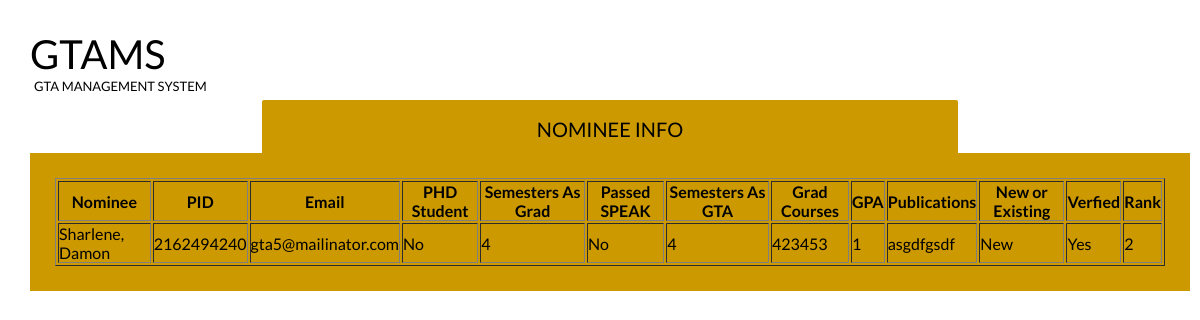
/nomineeInfo.php?pid=2162494240 (signed in), run on the app's committed database.
### tables this page shows
CREATE TABLE `nomination` (
  `nominatorLogin` varchar(50) NOT NULL,
  `pid` varchar(20) NOT NULL,
  `ranking` int(11) NOT NULL,
  `timestamp` datetime NOT NULL,
  `sessionid` varchar(20) NOT NULL,
  `verified` tinyint(4) NOT NULL DEFAULT '0',
  `responded` tinyint(4) NOT NULL DEFAULT '0'
);

CREATE TABLE `gtanominee` (
  `advisor` varchar(70) DEFAULT NULL,
  `nomineeName` varchar(70) DEFAULT NULL,
  `pid` varchar(20) NOT NULL,
  `nomineeEmail` varchar(255) DEFAULT NULL,
  `nomineePhone` varchar(10) DEFAULT NULL,
  `isPHDStudent` int(11) DEFAULT NULL,
  `semestersAsGrad` int(11) DEFAULT NULL,
  `passedSpeak` int(11) DEFAULT NULL,
  `semestersAsGTA` int(11) DEFAULT NULL,
  `gradCourses` varchar(255) DEFAULT NULL,
  `gpa` float DEFAULT NULL,
  `publications` varchar(255) DEFAULT NULL,
  `newlyAdmitted` tinyint(1) DEFAULT NULL
);

### nomineeInfo.php (the view, shortened to what this page needs)
<link rel="stylesheet" type="text/css" href="DBHomeStyle.css">
<h1>GTAMS <span>GTA Management System</span></h1>
<ul class="tabs">
    <li>
        <label for="tab3">Nominee Info</label>
        <div id="tab-content3" class="tab-content" align="center">
            <?php
            include 'connect.php';
			$nomineeQuery = mysqli_query($con, "SELECT * FROM gtanominee INNER JOIN nomination ON gtanominee.pid=nomination.pid WHERE gtanominee.pid='{$_GET['pid']}' AND sessionid='{$_SESSION['sessionid']}'");
			$nomineeInfo = mysqli_fetch_array($nomineeQuery);
			echo "<table border='1'>
					<tr>
                    <th>Nominee</th>
                    <th>PID</th>
					<th>Email</th>
					<th>PHD Student</th>
					<th>Semesters As Grad</th>
					<th>Passed SPEAK</th>
					<th>Semesters As GTA</th>
					<th>Grad Courses</th>
					<th>GPA</th>
					<th>Publications</th>
					<th>New or Existing</th>
					<th>Verfied</th>
					<th>Rank</th></tr>";
			echo "<td>" . $nomineeInfo['nomineeName'] . "</td>";
			echo "<td>" . $nomineeInfo['pid'] . "</td>";
			echo "<td>" . $nomineeInfo['nomineeEmail'] . "</td>";
			if($nomineeInfo['isPHDStudent']){
				echo "<td>Yes</td>";
			}else{
				echo "<td>No</td>";
			}
			echo "<td>" . $nomineeInfo['semestersAsGrad'] . "</td>";
			if($nomineeInfo['passedSpeak']){
				echo "<td>Yes</td>";
			}else{
				echo "<td>No</td>";
			}
			echo "<td>" . $nomineeInfo['semestersAsGTA'] . "</td>";
			echo "<td>" . $nomineeInfo['gradCourses'] . "</td>";
			echo "<td>" . $nomineeInfo['gpa'] . "</td>";
			echo "<td>" . $nomineeInfo['publications'] . "</td>";
			if($nomineeInfo['newlyAdmitted']){
				echo "<td>New</td>";
			}else{
				echo "<td>Existing</td>";
			}
			if($nomineeInfo['verified']){
				echo "<td>Yes</td>";
			}else{
				echo "<td>No</td>";
			}
			echo "<td>" . $nomineeInfo['ranking'] . "</td>";
            ?>
            </table>
        </div>
    </li>
</ul>

### DBHomeStyle.css (style rules this page uses)
* { margin: 0; padding: 0; -moz-box-sizing: border-box; -webkit-box-sizing: border-box; box-sizing: border-box; }
h1 { font-weight: normal; font-size: 40px; font-weight: normal; text-transform: uppercase; float: left; margin: 10px 0 100px 10px; }
h1 span { font-size: 13px; display: block; padding-left: 4px; }
.tabs { width: 100%; float: none; list-style: none; position: relative; margin: 80px 0 0 10px; text-align: left; }
.tabs li { margin-left:20%; }
.tabs label { display: block; padding: 14px 21px; border-radius: 2px 2px 0 0; font-size: 20px; font-weight: normal; text-transform: uppercase; background: #ffc904; cursor: pointer; position: absolute; top: 4px; -moz-transition: all 0.2s ease-in-out; -o-transition: all 0.2s ease-in-out; -webkit-transition: all 0.2s ease-in-out; transition: all 0.2s ease-in-out; }
.tabs .tab-content { z-index: 2; display: none; overflow: hidden; width: 100%; font-size: 17px; line-height: 25px; padding: 25px; position: absolute; top: 53px; left: 0; background: #CC9900; }
.tabs [id^="tab"]:checked + label { top: 0; padding-top: 17px; background: #CC9900; width:60%; text-align:center; }
.tabs [id^="tab"]:checked ~ [id^="tab-content"] { display: block; }

### data on the page
nomination: pid.nomineeName "Sharlene, Damon", pid "2162494240", pid.nomineeEmail "gta5@mailinator.com", pid.semestersAsGrad "4", pid.semestersAsGTA "4", pid.gradCourses "423453", pid.gpa "1", pid.publications "asgdfgsdf", ranking "2"
